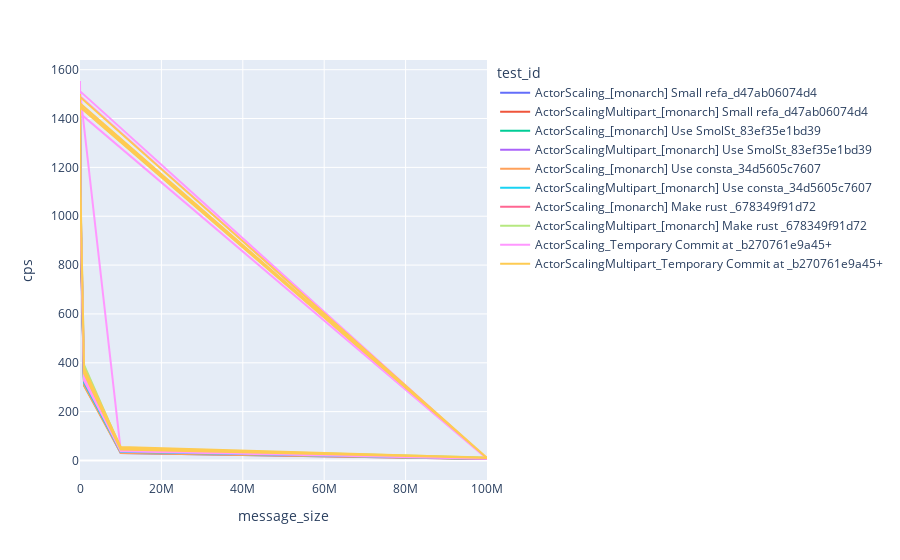

Notebook code cell kept with this figure:
### Code cell
px.line(
    raw,
    x="message_size",
    y="cps",
    log_y=False,
    color="test_id",
    labels={},
    log_x=False,
    line_group="gpus",
)

### Figure 1 — Plotly figure (JSON) as saved in the notebook; plotly's stock layout.template omitted (floating-point values rounded to 4 significant figures)
{"data": [{"hovertemplate": "test_id=ActorScaling_[monarch] Small refa_d47ab06074d4<br>gpus=1<br>message_size=%{x}<br>cps=%{y}<extra></extra>", "legendgroup": "ActorScaling_[monarch] Small refa_d47ab06074d4", "line": {"color": "#636efa", "dash": "solid"}, "marker": {"symbol": "circle"}, "mode": "lines", "name": "ActorScaling_[monarch] Small refa_d47ab06074d4", "orientation": "v", "showlegend": true, "type": "scatter", "x": [10, 100, 1000, 10000, 100000, 1000000, 10000000, 100000000], "xaxis": "x", "y": [1347.0, 1369.0, 1377.0, 1368.0, 948.3, 317.2, 30.17, 6.156], "yaxis": "y"}, {"hovertemplate": "test_id=ActorScalingMultipart_[monarch] Small refa_d47ab06074d4<br>gpus=1<br>message_size=%{x}<br>cps=%{y}<extra></extra>", "legendgroup": "ActorScalingMultipart_[monarch] Small refa_d47ab06074d4", "line": {"color": "#EF553B", "dash": "solid"}, "marker": {"symbol": "circle"}, "mode": "lines", "name": "ActorScalingMultipart_[monarch] Small refa_d47ab06074d4", "orientation": "v", "showlegend": true, "type": "scatter", "x": [10, 100, 1000, 10000, 100000, 1000000, 10000000, 100000000], "xaxis": "x", "y": [1348.0, 1351.0, 1352.0, 1300.0, 978.6, 316.6, 36.04, 7.873], "yaxis": "y"}, {"hovertemplate": "test_id=ActorScaling_[monarch] Use SmolSt_83ef35e1bd39<br>gpus=1<br>message_size=%{x}<br>cps=%{y}<extra></extra>", "legendgroup": "ActorScaling_[monarch] Use SmolSt_83ef35e1bd39", "line": {"color": "#00cc96", "dash": "solid"}, "marker": {"symbol": "circle"}, "mode": "lines", "name": "ActorScaling_[monarch] Use SmolSt_83ef35e1bd39", "orientation": "v", "showlegend": true, "type": "scatter", "x": [10, 100, 1000, 10000, 100000, 1000000, 10000000, 100000000], "xaxis": "x", "y": [1535.0, 1479.0, 1529.0, 1513.0, 1042.0, 308.3, 37.35, 6.091], "yaxis": "y"}, {"hovertemplate": "test_id=ActorScalingMultipart_[monarch] Use SmolSt_83ef35e1bd39<br>gpus=1<br>message_size=%{x}<br>cps=%{y}<extra></extra>", "legendgroup": "ActorScalingMultipart_[monarch] Use SmolSt_83ef35e1bd39", "line": {"color": "#ab63fa", "dash": "solid"}, "marker": {"symbol": "circle"}, "mode": "lines", "name": "ActorScalingMultipart_[monarch] Use SmolSt_83ef35e1bd39", "orientation": "v", "showlegend": true, "type": "scatter", "x": [10, 100, 1000, 10000, 100000, 1000000, 10000000, 100000000], "xaxis": "x", "y": [1493.0, 1481.0, 1491.0, 1411.0, 1100.0, 337.4, 36.28, 7.566], "yaxis": "y"}, {"hovertemplate": "test_id=ActorScaling_[monarch] Use consta_34d5605c7607<br>gpus=1<br>message_size=%{x}<br>cps=%{y}<extra></extra>", "legendgroup": "ActorScaling_[monarch] Use consta_34d5605c7607", "line": {"color": "#FFA15A", "dash": "solid"}, "marker": {"symbol": "circle"}, "mode": "lines", "name": "ActorScaling_[monarch] Use consta_34d5605c7607", "orientation": "v", "showlegend": true, "type": "scatter", "x": [10, 100, 1000, 10000, 100000, 1000000, 10000000, 100000000], "xaxis": "x", "y": [1514.0, 1529.0, 1554.0, 1462.0, 1011.0, 306.2, 30.42, 6.335], "yaxis": "y"}, {"hovertemplate": "test_id=ActorScalingMultipart_[monarch] Use consta_34d5605c7607<br>gpus=1<br>message_size=%{x}<br>cps=%{y}<extra></extra>", "legendgroup": "ActorScalingMultipart_[monarch] Use consta_34d5605c7607", "line": {"color": "#19d3f3", "dash": "solid"}, "marker": {"symbol": "circle"}, "mode": "lines", "name": "ActorScalingMultipart_[monarch] Use consta_34d5605c7607", "orientation": "v", "showlegend": true, "type": "scatter", "x": [10, 100, 1000, 10000, 100000, 1000000, 10000000, 100000000], "xaxis": "x", "y": [1487.0, 1488.0, 1509.0, 1476.0, 1060.0, 318.1, 36.02, 7.238], "yaxis": "y"}, {"hovertemplate": "test_id=ActorScaling_[monarch] Make rust _678349f91d72<br>gpus=1<br>message_size=%{x}<br>cps=%{y}<extra></extra>", "legendgroup": "ActorScaling_[monarch] Make rust _678349f91d72", "line": {"color": "#FF6692", "dash": "solid"}, "marker": {"symbol": "circle"}, "mode": "lines", "name": "ActorScaling_[monarch] Make rust _678349f91d72", "orientation": "v", "showlegend": true, "type": "scatter", "x": [10, 100, 1000, 10000, 100000, 1000000, 10000000, 100000000], "xaxis": "x", "y": [1502.0, 1499.0, 1526.0, 1451.0, 1055.0, 327.3, 46.96, 7.396], "yaxis": "y"}, {"hovertemplate": "test_id=ActorScalingMultipart_[monarch] Make rust _678349f91d72<br>gpus=1<br>message_size=%{x}<br>cps=%{y}<extra></extra>", "legendgroup": "ActorScalingMultipart_[monarch] Make rust _678349f91d72", "line": {"color": "#B6E880", "dash": "solid"}, "marker": {"symbol": "circle"}, "mode": "lines", "name": "ActorScalingMultipart_[monarch] Make rust _678349f91d72", "orientation": "v", "showlegend": true, "type": "scatter", "x": [10, 100, 1000, 10000, 100000, 1000000, 10000000, 100000000], "xaxis": "x", "y": [1514.0, 1488.0, 1470.0, 1413.0, 1094.0, 390.8, 50.45, 11.74], "yaxis": "y"}, {"hovertemplate": "test_id=ActorScaling_Temporary Commit at _b270761e9a45+<br>gpus=1<br>message_size=%{x}<br>cps=%{y}<extra></extra>", "legendgroup": "ActorScaling_Temporary Commit at _b270761e9a45+", "line": {"color": "#FF97FF", "dash": "solid"}, "marker": {"symbol": "circle"}, "mode": "lines", "name": "ActorScaling_Temporary Commit at _b270761e9a45+", "orientation": "v", "showlegend": true, "type": "scatter", "x": [10, 100, 1000, 10000, 100000, 1000000, 10000000, 100000000, 10, 100, 1000, 10000, 100000, 1000000, 10000000, 100000000, 10, 100, 1000, 10000, 100000, 1000000, 10000000, 100000000, 10, 100, 1000, 10, 100, 1000, 10000, 100000, 1000000, 10000000, 100000000, 10, 100, 1000, 10000, 100000, 1000000, 10000000, 100000000, 10, 10000000, 100000000, 10000000, 100000000], "xaxis": "x", "y": [1453.0, 1542.0, 1497.0, 1471.0, 1081.0, 336.6, 38.51, 6.819, 1460.0, 1497.0, 1518.0, 1432.0, 1034.0, 333.1, 37.95, 7.04, 1421.0, 1554.0, 1531.0, 1452.0, 1077.0, 352.1, 40.14, 6.768, 1493.0, 1481.0, 1509.0, 1492.0, 1378.0, 1493.0, 1435.0, 1059.0, 332.1, 38.6, 6.841, 1456.0, 1502.0, 1501.0, 1453.0, 1077.0, 327.7, 42.05, 6.763, 1512.0, 42.18, 7.067, 39.23, 6.841], "yaxis": "y"}, {"hovertemplate": "test_id=ActorScalingMultipart_Temporary Commit at _b270761e9a45+<br>gpus=1<br>message_size=%{x}<br>cps=%{y}<extra></extra>", "legendgroup": "ActorScalingMultipart_Temporary Commit at _b270761e9a45+", "line": {"color": "#FECB52", "dash": "solid"}, "marker": {"symbol": "circle"}, "mode": "lines", "name": "ActorScalingMultipart_Temporary Commit at _b270761e9a45+", "orientation": "v", "showlegend": true, "type": "scatter", "x": [10, 100, 1000, 10000, 100000, 1000000, 10000000, 100000000, 10, 100, 1000, 10000, 100000, 1000000, 10000000, 100000000, 10, 100, 1000, 10000, 100000, 1000000, 10000000, 100000000, 10, 100, 10, 100, 1000, 10000, 100000, 1000000, 10000000, 100000000, 10, 100, 1000, 10000, 100000, 1000000, 10000000, 100000000, 10000000, 100000000, 10000000, 100000000], "xaxis": "x", "y": [1482.0, 1470.0, 1476.0, 1428.0, 1121.0, 377.4, 51.81, 10.55, 1463.0, 1429.0, 1478.0, 1433.0, 1088.0, 378.3, 55.28, 10.86, 1447.0, 1482.0, 1500.0, 1431.0, 1133.0, 364.6, 53.25, 10.7, 1489.0, 1479.0, 1464.0, 1465.0, 1498.0, 1457.0, 1087.0, 363.0, 48.17, 10.77, 1451.0, 1499.0, 1476.0, 1404.0, 1096.0, 356.0, 45.15, 11.05, 51.24, 10.62, 54.3, 10.49], "yaxis": "y"}], "layout": {"legend": {"title": {"text": "test_id"}, "tracegroupgap": 0}, "margin": {"t": 60}, "xaxis": {"anchor": "y", "domain": [0, 1], "title": {"text": "message_size"}}, "yaxis": {"anchor": "x", "domain": [0, 1], "title": {"text": "cps"}}}}
